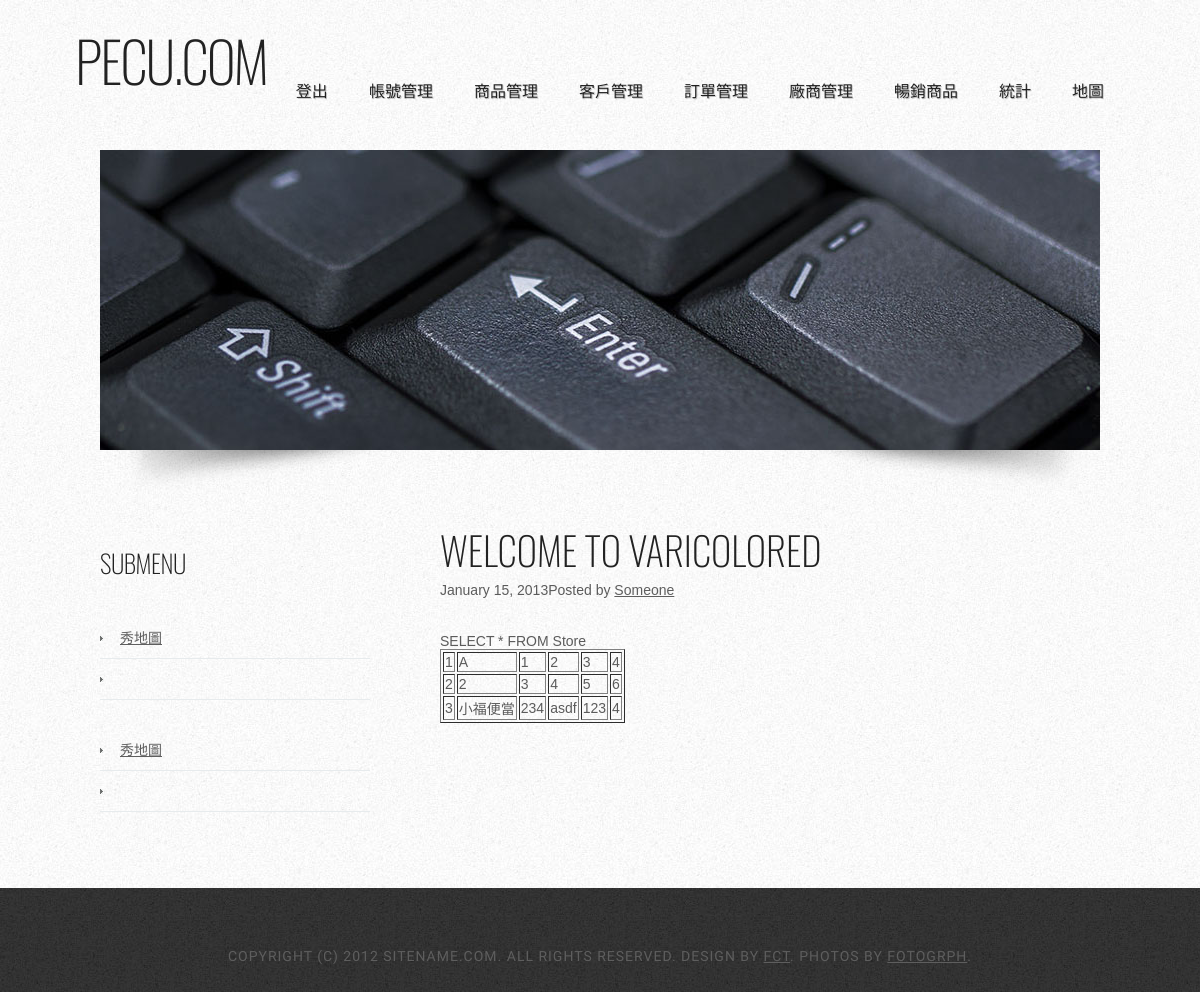
The page /e_Store.php?WebNo=5 (signed in) on the database its author committed.
### tables this page shows
CREATE TABLE `store` (
  `No` int(11) NOT NULL auto_increment,
  `Name` char(20) default NULL,
  `Tel` char(10) default NULL,
  `Address` char(50) default NULL,
  `Email` char(20) default NULL,
  `userName` char(10) default NULL,
  PRIMARY KEY  (`No`)
);

### f5.php (the view, shortened to what this page needs)
<?
$tableName = "Store";
$sqlCode = "SELECT * FROM ".$tableName;
echo $sqlCode;
$result = mysql_query($sqlCode);
echo "<table border=1>";
while ($row = mysql_fetch_assoc($result)) {
 echo "<tr>";
 foreach ($row as $as) {
			echo "<td>".addslashes($as)."</td>";
        }
 echo "</tr>";
}
echo "</table>";
?>

### style.css (style rules this page uses)
body { margin: 0; padding: 0; background: #050505 url(images/img01.jpg) repeat; font-family: Arial, Helvetica, sans-serif; font-size: 14px; color: #5B5B5B; }

### rows shown on the page
store: as "1", Name "A", Address "2", Email "3", userName "4"
store: as "2", Tel "3", Address "4", Email "5", userName "6"
store: No "3", Name "小福便當", Tel "234", Address "asdf", Email "123", userName "4"

### other values the page prints
$menulist[$i] "登出"
$menulist[$i] "帳號管理"
$menulist[$i] "商品管理"
$menulist[$i] "客戶管理"
$menulist[$i] "訂單管理"
$menulist[$i] "廠商管理"
$menulist[$i] "暢銷商品"
$menulist[$i] "統計"
$menulist[$i] "地圖"
$sqlCode "SELECT * FROM Store"
$menulist["0"] "秀地圖 秀地圖"
